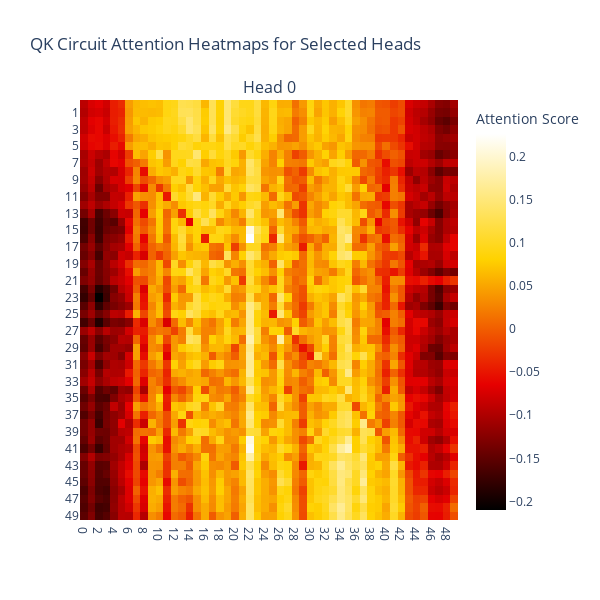

Write notebook code for a chart like this one.
### Code cell
layer = 0  # The layer you want to visualize
querypos = 6  # Position for the query embedding
keypos = 4  # Position for the key embedding
selected_heads = [0]  # Choose specific attention heads to visualize (e.g., head 0, head 1, head 3)


# Example 1: Plot QK heatmap for specific heads
plot_qk_heatmap(model, layer=layer, selected_heads=selected_heads, only_posembed=False, keypos=keypos, querypos=querypos)

### Figure 1 — Plotly figure (JSON) as saved in the notebook; plotly's stock layout.template omitted (floating-point values rounded to 4 significant figures; data arrays with more than 128 entries replaced by an {"elided": "..."} marker saying what was removed)
{"data": [{"colorbar": {"title": {"text": "Attention Score"}}, "colorscale": [[0, "rgb(0,0,0)"], [0.3333, "rgb(230,0,0)"], [0.6667, "rgb(255,210,0)"], [1, "rgb(255,255,255)"]], "type": "heatmap", "x": ["0", "1", "2", "3", "4", "5", "6", "7", "8", "9", "10", "11", "12", "13", "14", "15", "16", "17", "18", "19", "20", "21", "22", "23", "24", "25", "26", "27", "28", "29", "30", "31", "32", "33", "34", "35", "36", "37", "38", "39", "40", "41", "42", "43", "44", "45", "46", "47", "48", "49"], "xaxis": "x", "y": ["49", "48", "47", "46", "45", "44", "43", "42", "41", "40", "39", "38", "37", "36", "35", "34", "33", "32", "31", "30", "29", "28", "27", "26", "25", "24", "23", "22", "21", "20", "19", "18", "17", "16", "15", "14", "13", "12", "11", "10", "9", "8", "7", "6", "5", "4", "3", "2", "1", "0"], "yaxis": "y", "z": {"elided": "50x50 float values"}}], "layout": {"annotations": [{"font": {"size": 16}, "showarrow": false, "text": "Head 0", "x": 0.5, "xanchor": "center", "xref": "paper", "y": 1, "yanchor": "bottom", "yref": "paper"}], "height": 600, "showlegend": false, "title": {"text": "QK Circuit Attention Heatmaps for Selected Heads"}, "width": 600, "xaxis": {"anchor": "y", "domain": [0, 1]}, "yaxis": {"anchor": "x", "domain": [0, 1]}}}
